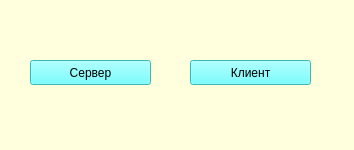
<?xml version="1.0" encoding="UTF-8"?>
<ui version="4.0">
 <class>SelectDialog</class>
 <widget class="QWidget" name="SelectDialog">
  <property name="windowModality">
   <enum>Qt::ApplicationModal</enum>
  </property>
  <property name="geometry">
   <rect>
    <x>0</x>
    <y>0</y>
    <width>354</width>
    <height>150</height>
   </rect>
  </property>
  <property name="maximumSize">
   <size>
    <width>354</width>
    <height>150</height>
   </size>
  </property>
  <property name="windowTitle">
   <string>Dialog</string>
  </property>
  <property name="styleSheet">
   <string notr="true">background-color: rgb(255, 255, 221);</string>
  </property>
  <widget class="QPushButton" name="serverButton">
   <property name="geometry">
    <rect>
     <x>30</x>
     <y>60</y>
     <width>121</width>
     <height>25</height>
    </rect>
   </property>
   <property name="styleSheet">
    <string notr="true">background-color: rgb(85, 255, 255);</string>
   </property>
   <property name="text">
    <string>Сервер</string>
   </property>
  </widget>
  <widget class="QPushButton" name="clientButton">
   <property name="geometry">
    <rect>
     <x>190</x>
     <y>60</y>
     <width>121</width>
     <height>25</height>
    </rect>
   </property>
   <property name="styleSheet">
    <string notr="true">background-color: rgb(85, 255, 255);</string>
   </property>
   <property name="text">
    <string>Клиент</string>
   </property>
  </widget>
 </widget>
 <resources/>
 <connections/>
</ui>
